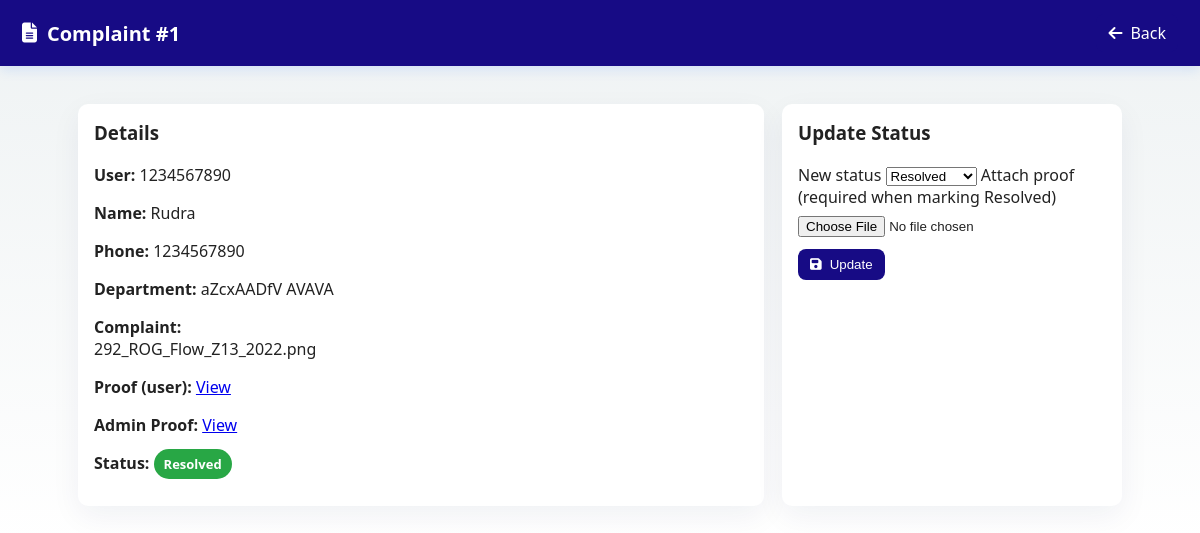
Screenshot of /admin_complaint/1 (signed in) with the database file from the repository.
### tables this page shows
CREATE TABLE complaints (
                        id INTEGER PRIMARY KEY AUTOINCREMENT,
                        user_phone TEXT NOT NULL,
                        name TEXT,
                        phone TEXT,
                        district TEXT,
                        block TEXT,
                        gp TEXT,
                        village TEXT,
                        landmark TEXT,
                        pincode TEXT,
                        department TEXT,
                        complaint TEXT,
                        proof TEXT, status TEXT DEFAULT 'Pending', admin_proof TEXT, updated_at TEXT,
                        FOREIGN KEY(user_phone) REFERENCES users(phone)
                    );

### Civicissueproject/tempCodeRunnerFile.py (the view)
@app.route("/admin_complaint/<int:cid>")
@admin_required
def admin_complaint_view(cid):
    complaint = get_complaint_by_id(cid)
    if not complaint:
        flash("Complaint not found", "danger")
        return redirect(url_for("admin_dashboard"))
    return render_template("admin_complaint_view.html", complaint=complaint)

### Civicissueproject/tempCodeRunnerFile.py (called while the page is built)
def get_complaint_by_id(cid):
    conn = sqlite3.connect(DB_NAME)
    c = conn.cursor()
    c.execute("SELECT * FROM complaints WHERE id=?", (cid,))
    row = c.fetchone()
    conn.close()
    return row

def admin_required(fn):
    from functools import wraps
    @wraps(fn)
    def wrapper(*args, **kwargs):
        if session.get("role") != "admin":
            flash("Admin access required", "danger")
            return redirect(url_for("admin_login"))
        return fn(*args, **kwargs)
    return wrapper

### Civicissueproject/templates/admin_complaint_view.html (shortened to what this page needs)
<!DOCTYPE html>
<html lang="en">
<head>
  <link rel="stylesheet" href="{{ url_for('static', filename='css/admin_styles.css') }}">
  <link rel="stylesheet" href="https://cdnjs.cloudflare.com/ajax/libs/font-awesome/6.5.0/css/all.min.css">
</head>
<body>
  <header class="admin-header">
    <h1><i class="fas fa-file-alt"></i> Complaint #{{ complaint[0] }}</h1>
    <div><a class="btn" href="{{ url_for('admin_dashboard') }}"><i class="fas fa-arrow-left"></i> Back</a></div>
  </header>
  <main class="admin-main single-complaint">
    <section class="details-card">
      <h3>Details</h3>
      <p><strong>User:</strong> {{ complaint[1] }}</p>
      <p><strong>Name:</strong> {{ complaint[2] }}</p>
      <p><strong>Phone:</strong> {{ complaint[3] }}</p>
      <p><strong>Department:</strong> {{ complaint[11] }}</p>
      <p><strong>Complaint:</strong><br/> {{ complaint[12] }}</p>
      <p><strong>Proof (user):</strong>
        {% if complaint[13] %}
          <a href="{{ url_for('static', filename='uploads/' ~ complaint[13]) }}" target="_blank">View</a>
        {% else %}
          None
        {% endif %}
      </p>
      <p><strong>Admin Proof:</strong>
        {% if complaint[14] %}
          <a href="{{ url_for('admin_proofs', filename=complaint[14]) }}" target="_blank">View</a>
        {% else %}
          None
        {% endif %}
      </p>
      <p><strong>Status:</strong> <span class="pill {{ (complaint[13] or 'Pending')|lower|replace(' ', '-') }}">{{ complaint[13] or 'Pending' }}</span></p>
    </section>
    <section class="action-card">
      <h3>Update Status</h3>
      <form method="post" action="{{ url_for('admin_update_status_route') }}" enctype="multipart/form-data">
        <label>
          New status
          <select name="status" required>
            <option value="Resolved" {% if complaint[13]=='Resolved' %}selected{% endif %}>Resolved</option>
          </select>
        </label>
        <label class="file-label">
          Attach proof (required when marking Resolved)
          <input type="file" name="admin_proof" accept="image/*,video/*">
        </label>
        <div style="margin-top:12px">
          <button class="btn primary" type="submit"><i class="fas fa-save"></i> Update</button>
        </div>
      </form>
    </section>
  </main>
</body>
</html>

### Civicissueproject/static/css/admin_styles.css (style rules this page uses)
:root { --primary: #170b85; --muted: #6b7280; --bg: linear-gradient(180deg,#eef2f3,#fff); --card: #fff; }
* { box-sizing:border-box }
body { margin:0; font-family: "Segoe UI", Arial, sans-serif; background:var(--bg); color:#222; }
.admin-header { display:flex; justify-content:space-between; align-items:center; background:var(--primary); color:#fff; padding:14px 22px; box-shadow:0 4px 12px rgba(10,102,255,.12); }
.admin-header h1 { margin:0; font-size:20px; display:flex; gap:10px; align-items:center }
.admin-main { padding:20px 28px; max-width:1100px; margin:18px auto }
.pill { padding:6px 10px; border-radius:999px; color:#fff; font-weight:700; font-size:13px }
.pill.resolved { background:#28a745 }
.btn { display:inline-flex; align-items:center; gap:8px; padding:8px 12px; border-radius:8px; text-decoration:none; color:#fff; background:var(--primary); border:0; cursor:pointer }
.single-complaint { display:grid; grid-template-columns: 1fr 340px; gap:18px }
.details-card, .action-card { background:var(--card); padding:16px; border-radius:10px; box-shadow:0 10px 30px rgba(12,37,77,.06) }
.details-card h3, .action-card h3 { margin-top:0 }
.file-label input[type="file"] { display:block; margin-top:8px }

### rows the page displays
complaints: id "1", user_phone "1234567890", name "Rudra", phone "1234567890", complaint "aZcxAADfV AVAVA", proof "292_ROG_Flow_Z13_2022.png", status "Resolved"
